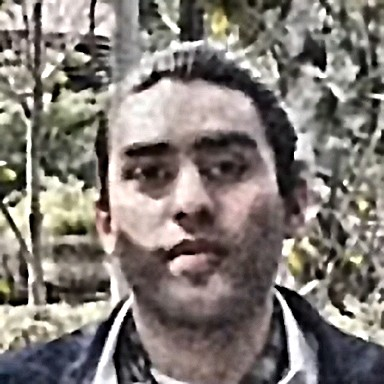
#> input picture server/ai-service/debug_images/IMG_00_face1_s100_REAL_47.jpg, 384 x 384 px
$ python -i ai_art_detector.py   (imports and definitions only)   (older library calls are emulated)
#> lines starting #> are read from the running program, lines starting #| are printed output that depends on the picture
#> further down, picture is the input picture: PIL image 384x384 RGB; mean R, G, B 129.4, 122.6, 117.2
"""
AI Art Signature Detection Module for TrueVibe
Detects signatures/artifacts from DALL-E, Midjourney, Stable Diffusion, and other AI generators.
Also includes background artifact detection and scene consistency analysis.
"""

import numpy as np
from PIL import Image, ImageFilter
from typing import Dict, Tuple, List, Optional, Any
from dataclasses import dataclass
from enum import Enum

# Try to import OpenCV
try:
    import cv2
    CV2_AVAILABLE = True
except ImportError:
    CV2_AVAILABLE = False
    print("⚠️ OpenCV not available - AI art detection limited")


class AIGenerator(Enum):
    """Known AI image generators."""
    UNKNOWN = "unknown"
    DALLE = "dall-e"
    MIDJOURNEY = "midjourney"
    STABLE_DIFFUSION = "stable_diffusion"
    GENERIC_AI = "generic_ai"
    LIKELY_REAL = "likely_real"


@dataclass
class AIArtSignature:
    """Detection result for AI art signatures."""
    generator: AIGenerator
    confidence: float
    signatures_found: List[str]
    analysis_details: Dict[str, Any]


@dataclass
class BackgroundAnalysis:
    """Background artifact analysis result."""
    is_suspicious: bool
    suspicion_score: float
    artifacts_found: List[str]
    details: Dict[str, Any]


@dataclass
class SceneConsistencyResult:
    """Scene consistency analysis result."""
    is_consistent: bool
    consistency_score: float
    inconsistencies: List[str]
    details: Dict[str, Any]


def analyze_color_banding(image: Image.Image) -> Tuple[float, Dict]:
    """
    Detect color banding which is common in AI-generated images.
    AI images often have subtle gradient banding in smooth areas.

    Returns:
        Tuple of (banding_score, details)
    """
    if not CV2_AVAILABLE:
        return 0.0, {'error': 'OpenCV not available'}

    img_array = np.array(image.convert('RGB'))

    # Convert to grayscale
    gray = cv2.cvtColor(img_array, cv2.COLOR_RGB2GRAY)

    # Apply edge detection to find gradient boundaries
    edges = cv2.Canny(gray, 10, 30)

    # Calculate edge density in smooth areas
    # Smooth areas have low variance
    kernel_size = 15
    local_var = cv2.blur(gray.astype(float) ** 2, (kernel_size, kernel_size)) - \
                cv2.blur(gray.astype(float), (kernel_size, kernel_size)) ** 2

    smooth_mask = local_var < 100  # Low variance = smooth area

    # Count edges in smooth areas (these shouldn't have many edges)
    edges_in_smooth = np.sum(edges[smooth_mask]) / 255
    total_smooth = np.sum(smooth_mask)

    if total_smooth > 0:
        banding_ratio = edges_in_smooth / total_smooth
        # Normalize to 0-1 score
        banding_score = min(banding_ratio * 50, 1.0)
    else:
        banding_score = 0.0

    details = {
        'edges_in_smooth_areas': int(edges_in_smooth),
        'smooth_area_pixels': int(total_smooth),
        'banding_ratio': round(float(banding_ratio) if total_smooth > 0 else 0, 4)
    }

    return banding_score, details


def analyze_texture_uniformity(image: Image.Image) -> Tuple[float, Dict]:
    """
    Analyze texture uniformity - AI images often have too uniform/too perfect textures.

    Returns:
        Tuple of (uniformity_score, details)
    """
    if not CV2_AVAILABLE:
        return 0.0, {'error': 'OpenCV not available'}

    img_array = np.array(image.convert('RGB'))
    gray = cv2.cvtColor(img_array, cv2.COLOR_RGB2GRAY)

    # Calculate local texture variance using Laplacian
    laplacian = cv2.Laplacian(gray, cv2.CV_64F)
    texture_var = np.var(laplacian)
    texture_mean = np.mean(np.abs(laplacian))

    # Very low texture variance suggests AI-generated smooth surfaces
    # Very high uniformity is suspicious
    if texture_var < 200:
        uniformity_score = 0.7 - (texture_var / 200) * 0.3
    elif texture_var > 5000:
        uniformity_score = 0.3  # Too noisy might also be AI
    else:
        uniformity_score = 0.1  # Normal texture

    details = {
        'texture_variance': round(float(texture_var), 2),
        'texture_mean': round(float(texture_mean), 2),
        'assessment': 'too_smooth' if texture_var < 200 else 'normal' if texture_var < 5000 else 'too_noisy'
    }

    return uniformity_score, details


def detect_dalle_signature(image: Image.Image) -> Tuple[float, Dict]:
    """
    Detect DALL-E specific signatures:
    - Characteristic color palette
    - Background blur patterns
    - Edge artifacts at object boundaries
    - Specific noise patterns

    Returns:
        Tuple of (dalle_score, details)
    """
    signatures = []
    total_score = 0.0

    if not CV2_AVAILABLE:
        return 0.0, {'error': 'OpenCV not available', 'signatures': []}

    img_array = np.array(image.convert('RGB'))

    # 1. Check for DALL-E color characteristics
    # DALL-E tends to have saturated, vibrant colors with specific distributions
    hsv = cv2.cvtColor(img_array, cv2.COLOR_RGB2HSV)
#> hsv: shape (384, 384, 3); mean H, S, V 40.6, 40.7, 130.7
    saturation = hsv[:, :, 1]
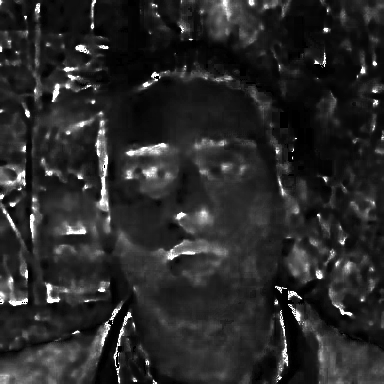
#> saturation: shape (384, 384); min 0, max 255, mean 40.7
    value = hsv[:, :, 2]
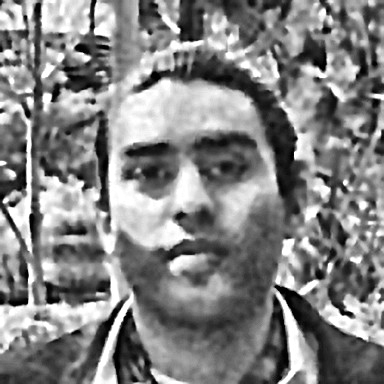
#> value: shape (384, 384); min 0, max 255, mean 130.7

    sat_mean = np.mean(saturation)
#> sat_mean = 40.69
    sat_std = np.std(saturation)
#> sat_std = 39.55

    # DALL-E often has high saturation uniformity
    if sat_std < 30 and sat_mean > 100:
        signatures.append("uniform_high_saturation")
        total_score += 0.15

    # 2. Check for gradient smoothness typical in DALL-E
    gray = cv2.cvtColor(img_array, cv2.COLOR_RGB2GRAY)
    sobel_x = cv2.Sobel(gray, cv2.CV_64F, 1, 0, ksize=3)
    sobel_y = cv2.Sobel(gray, cv2.CV_64F, 0, 1, ksize=3)
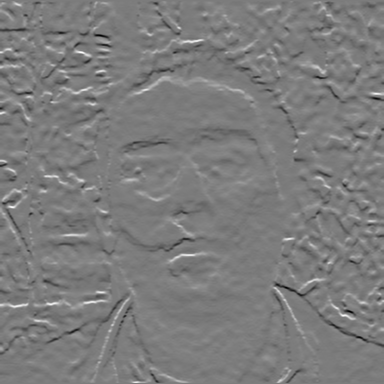
#> sobel_y: shape (384, 384) float64; min -954, max 998, mean -0.5; drawn with min black and max white
    gradient_mag = np.sqrt(sobel_x**2 + sobel_y**2)
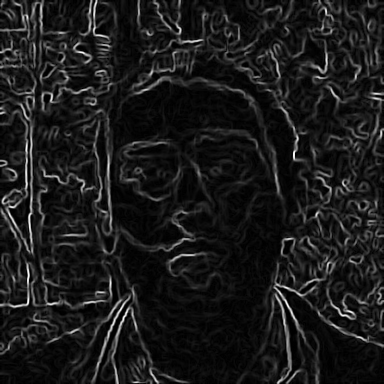
#> gradient_mag: shape (384, 384) float64; min 0, max 1034.1, mean 109.3; drawn with min black and max white

    # DALL-E has smooth gradients with sharp edges
    gradient_std = np.std(gradient_mag)
#> gradient_std = 123.9
    if gradient_std > 40 and np.mean(gradient_mag) < 15:
        signatures.append("sharp_edges_smooth_surfaces")
        total_score += 0.2

    # 3. Check for specific blur patterns in background
    # DALL-E often has a characteristic way of blurring backgrounds
    blurred = cv2.GaussianBlur(gray, (21, 21), 0)
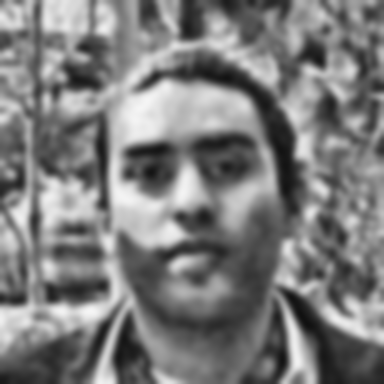
#> blurred: shape (384, 384); min 16, max 245, mean 124
    diff = np.abs(gray.astype(float) - blurred.astype(float))
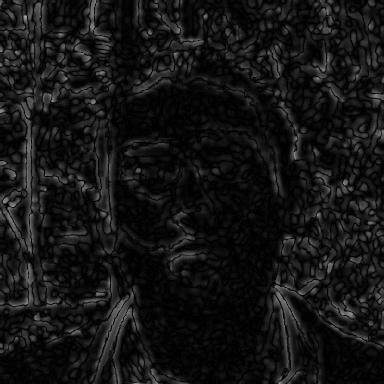
#> diff: shape (384, 384) float64; min 0, max 159, mean 20.5

    # Calculate blur uniformity
    blur_uniformity = 1.0 - (np.std(diff) / (np.mean(diff) + 1))
#> blur_uniformity = 0.0298
    if blur_uniformity > 0.7:
        signatures.append("uniform_blur_pattern")
        total_score += 0.15

    # 4. FFT analysis for periodic patterns
    f_transform = np.fft.fft2(gray)
    f_shift = np.fft.fftshift(f_transform)
    magnitude = np.log(np.abs(f_shift) + 1)
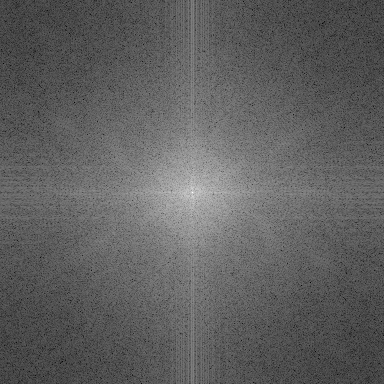
#> magnitude: shape (384, 384) float64; min 1.8, max 16.72, mean 7.43; drawn with min black and max white

    # Check for unusual frequency patterns
    center = magnitude[magnitude.shape[0]//4:-magnitude.shape[0]//4,
                       magnitude.shape[1]//4:-magnitude.shape[1]//4]
    center_energy = np.sum(center) / center.size
#> center_energy = 9.01
#> (the rest of the program and of its run is left out)
